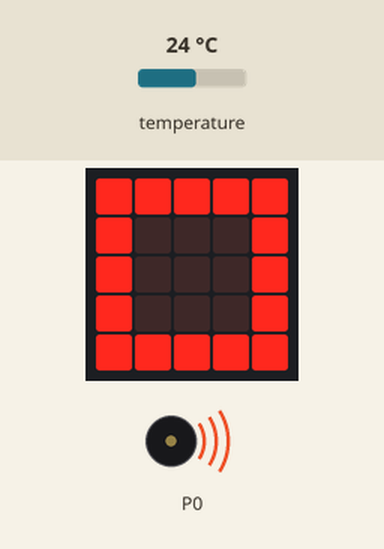
This program was run on a simulated BBC micro:bit (MakeCode). On the bench: the board's 5×5 LED display, buzzer (waves = sounding). The inputs (shaded band) are chosen by the test bench; at power-on: temperature 24 °C.

Above: at 1.2 s.
1.3 s: temperature set to 10.4 °C
3.0 s: temperature set to 9.5 °C
At 3.61 s:
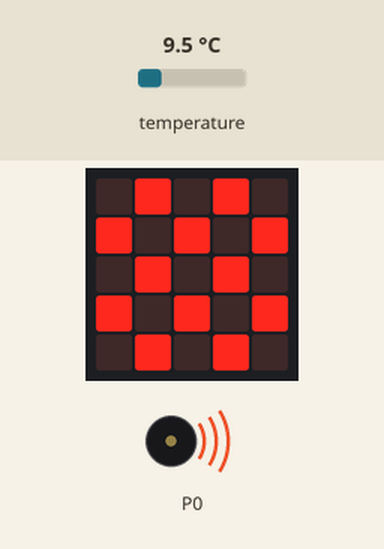
5.3 s: temperature set to 12 °C
At 6.34 s:
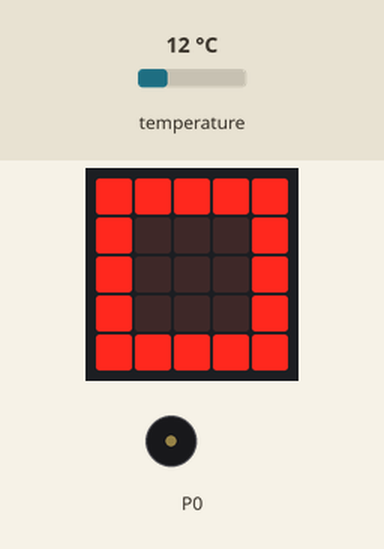
8.3 s: temperature set to 9 °C
At 8.99 s:
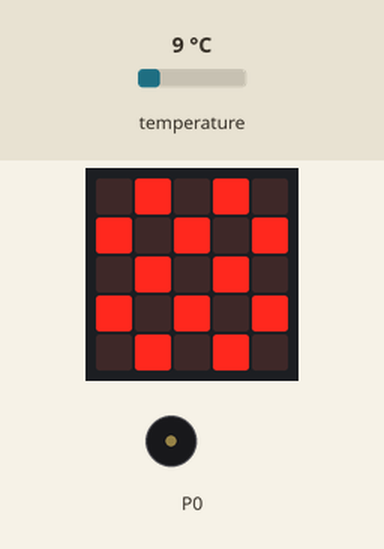
Timing chart, 0 to 11.9 s (numbered marks = the images above; inputs shaded):
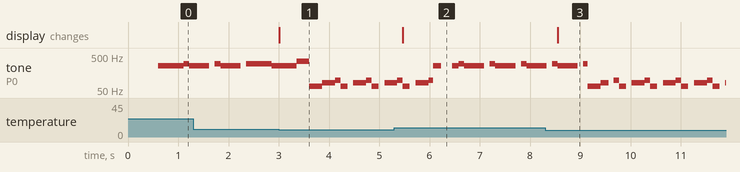

Measured:
- the behaviour switches between 10 and 9.9 °C on temperature (found by bisection; images 0 and 1)
- after the input at 3.0 s, the display: changes at once (image 1)
- after the input at 5.3 s, the display: changes after 0.17 s (image 2)
- after the input at 8.3 s, the display: changes after 0.25 s (image 3)
- by itself, tone on P0: plays 294 Hz for 0.11 s, 262 Hz for 0.39 s, 294 Hz for 0.09 s, 65 Hz for 0.26 s, 82 Hz for 0.16 s, 98 Hz for 0.11 s … (17 notes in this stretch)

The program:

main.ts
```typescript
basic.forever(function () {
    if (10 > input.temperature()) {
        basic.showIcon(IconNames.Chessboard)
        music.setVolume(58)
        music.startMelody(music.builtInMelody(Melodies.Blues), MelodyOptions.Once)
    }
})
basic.forever(function () {
    if (10 < input.temperature()) {
        basic.showIcon(IconNames.Square)
        music.setVolume(58)
        music.startMelody(music.builtInMelody(Melodies.Birthday), MelodyOptions.Once)
    }
})
```

test.ts
```typescript
// aquí va el archivo "tests"; esto no se compilará cuando este paquete se utilice como una extensión.
```
